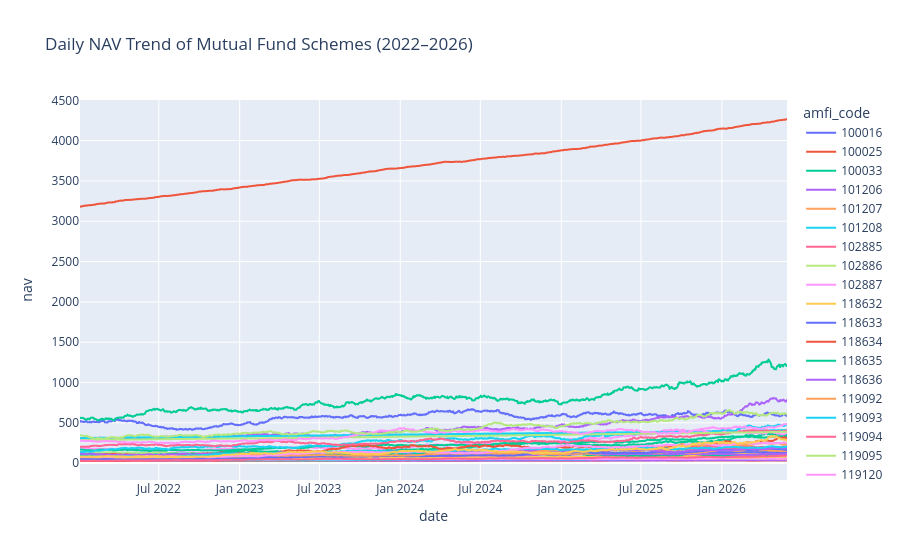

Source (notebook cell):
### Code cell
import plotly.express as px

fig = px.line(
    nav,
    x="date",
    y="nav",
    color="amfi_code",
    title="Daily NAV Trend of Mutual Fund Schemes (2022–2026)"
)

fig.show()

### Figure 1 — Plotly figure (JSON) as saved in the notebook; plotly's stock layout.template omitted (floating-point values rounded to 4 significant figures; data arrays with more than 128 entries replaced by an {"elided": "..."} marker saying what was removed)
{"data": [{"hovertemplate": "amfi_code=100016<br>date=%{x}<br>nav=%{y}<extra></extra>", "legendgroup": "100016", "line": {"color": "#636efa", "dash": "solid"}, "marker": {"symbol": "circle"}, "mode": "lines", "name": "100016", "showlegend": true, "type": "scattergl", "x": {"elided": "1150 str values"}, "xaxis": "x", "y": {"elided": "1150 float values"}, "yaxis": "y"}, {"hovertemplate": "amfi_code=100025<br>date=%{x}<br>nav=%{y}<extra></extra>", "legendgroup": "100025", "line": {"color": "#EF553B", "dash": "solid"}, "marker": {"symbol": "circle"}, "mode": "lines", "name": "100025", "showlegend": true, "type": "scattergl", "x": {"elided": "1150 str values"}, "xaxis": "x", "y": {"elided": "1150 float values"}, "yaxis": "y"}, {"hovertemplate": "amfi_code=100033<br>date=%{x}<br>nav=%{y}<extra></extra>", "legendgroup": "100033", "line": {"color": "#00cc96", "dash": "solid"}, "marker": {"symbol": "circle"}, "mode": "lines", "name": "100033", "showlegend": true, "type": "scattergl", "x": {"elided": "1150 str values"}, "xaxis": "x", "y": {"elided": "1150 float values"}, "yaxis": "y"}, {"hovertemplate": "amfi_code=101206<br>date=%{x}<br>nav=%{y}<extra></extra>", "legendgroup": "101206", "line": {"color": "#ab63fa", "dash": "solid"}, "marker": {"symbol": "circle"}, "mode": "lines", "name": "101206", "showlegend": true, "type": "scattergl", "x": {"elided": "1150 str values"}, "xaxis": "x", "y": {"elided": "1150 float values"}, "yaxis": "y"}, {"hovertemplate": "amfi_code=101207<br>date=%{x}<br>nav=%{y}<extra></extra>", "legendgroup": "101207", "line": {"color": "#FFA15A", "dash": "solid"}, "marker": {"symbol": "circle"}, "mode": "lines", "name": "101207", "showlegend": true, "type": "scattergl", "x": {"elided": "1150 str values"}, "xaxis": "x", "y": {"elided": "1150 float values"}, "yaxis": "y"}, {"hovertemplate": "amfi_code=101208<br>date=%{x}<br>nav=%{y}<extra></extra>", "legendgroup": "101208", "line": {"color": "#19d3f3", "dash": "solid"}, "marker": {"symbol": "circle"}, "mode": "lines", "name": "101208", "showlegend": true, "type": "scattergl", "x": {"elided": "1150 str values"}, "xaxis": "x", "y": {"elided": "1150 float values"}, "yaxis": "y"}, {"hovertemplate": "amfi_code=102885<br>date=%{x}<br>nav=%{y}<extra></extra>", "legendgroup": "102885", "line": {"color": "#FF6692", "dash": "solid"}, "marker": {"symbol": "circle"}, "mode": "lines", "name": "102885", "showlegend": true, "type": "scattergl", "x": {"elided": "1150 str values"}, "xaxis": "x", "y": {"elided": "1150 float values"}, "yaxis": "y"}, {"hovertemplate": "amfi_code=102886<br>date=%{x}<br>nav=%{y}<extra></extra>", "legendgroup": "102886", "line": {"color": "#B6E880", "dash": "solid"}, "marker": {"symbol": "circle"}, "mode": "lines", "name": "102886", "showlegend": true, "type": "scattergl", "x": {"elided": "1150 str values"}, "xaxis": "x", "y": {"elided": "1150 float values"}, "yaxis": "y"}, {"hovertemplate": "amfi_code=102887<br>date=%{x}<br>nav=%{y}<extra></extra>", "legendgroup": "102887", "line": {"color": "#FF97FF", "dash": "solid"}, "marker": {"symbol": "circle"}, "mode": "lines", "name": "102887", "showlegend": true, "type": "scattergl", "x": {"elided": "1150 str values"}, "xaxis": "x", "y": {"elided": "1150 float values"}, "yaxis": "y"}, {"hovertemplate": "amfi_code=118632<br>date=%{x}<br>nav=%{y}<extra></extra>", "legendgroup": "118632", "line": {"color": "#FECB52", "dash": "solid"}, "marker": {"symbol": "circle"}, "mode": "lines", "name": "118632", "showlegend": true, "type": "scattergl", "x": {"elided": "1150 str values"}, "xaxis": "x", "y": {"elided": "1150 float values"}, "yaxis": "y"}, {"hovertemplate": "amfi_code=118633<br>date=%{x}<br>nav=%{y}<extra></extra>", "legendgroup": "118633", "line": {"color": "#636efa", "dash": "solid"}, "marker": {"symbol": "circle"}, "mode": "lines", "name": "118633", "showlegend": true, "type": "scattergl", "x": {"elided": "1150 str values"}, "xaxis": "x", "y": {"elided": "1150 float values"}, "yaxis": "y"}, {"hovertemplate": "amfi_code=118634<br>date=%{x}<br>nav=%{y}<extra></extra>", "legendgroup": "118634", "line": {"color": "#EF553B", "dash": "solid"}, "marker": {"symbol": "circle"}, "mode": "lines", "name": "118634", "showlegend": true, "type": "scattergl", "x": {"elided": "1150 str values"}, "xaxis": "x", "y": {"elided": "1150 float values"}, "yaxis": "y"}, {"hovertemplate": "amfi_code=118635<br>date=%{x}<br>nav=%{y}<extra></extra>", "legendgroup": "118635", "line": {"color": "#00cc96", "dash": "solid"}, "marker": {"symbol": "circle"}, "mode": "lines", "name": "118635", "showlegend": true, "type": "scattergl", "x": {"elided": "1150 str values"}, "xaxis": "x", "y": {"elided": "1150 float values"}, "yaxis": "y"}, {"hovertemplate": "amfi_code=118636<br>date=%{x}<br>nav=%{y}<extra></extra>", "legendgroup": "118636", "line": {"color": "#ab63fa", "dash": "solid"}, "marker": {"symbol": "circle"}, "mode": "lines", "name": "118636", "showlegend": true, "type": "scattergl", "x": {"elided": "1150 str values"}, "xaxis": "x", "y": {"elided": "1150 float values"}, "yaxis": "y"}, {"hovertemplate": "amfi_code=119092<br>date=%{x}<br>nav=%{y}<extra></extra>", "legendgroup": "119092", "line": {"color": "#FFA15A", "dash": "solid"}, "marker": {"symbol": "circle"}, "mode": "lines", "name": "119092", "showlegend": true, "type": "scattergl", "x": {"elided": "1150 str values"}, "xaxis": "x", "y": {"elided": "1150 float values"}, "yaxis": "y"}, {"hovertemplate": "amfi_code=119093<br>date=%{x}<br>nav=%{y}<extra></extra>", "legendgroup": "119093", "line": {"color": "#19d3f3", "dash": "solid"}, "marker": {"symbol": "circle"}, "mode": "lines", "name": "119093", "showlegend": true, "type": "scattergl", "x": {"elided": "1150 str values"}, "xaxis": "x", "y": {"elided": "1150 float values"}, "yaxis": "y"}, {"hovertemplate": "amfi_code=119094<br>date=%{x}<br>nav=%{y}<extra></extra>", "legendgroup": "119094", "line": {"color": "#FF6692", "dash": "solid"}, "marker": {"symbol": "circle"}, "mode": "lines", "name": "119094", "showlegend": true, "type": "scattergl", "x": {"elided": "1150 str values"}, "xaxis": "x", "y": {"elided": "1150 float values"}, "yaxis": "y"}, {"hovertemplate": "amfi_code=119095<br>date=%{x}<br>nav=%{y}<extra></extra>", "legendgroup": "119095", "line": {"color": "#B6E880", "dash": "solid"}, "marker": {"symbol": "circle"}, "mode": "lines", "name": "119095", "showlegend": true, "type": "scattergl", "x": {"elided": "1150 str values"}, "xaxis": "x", "y": {"elided": "1150 float values"}, "yaxis": "y"}, {"hovertemplate": "amfi_code=119120<br>date=%{x}<br>nav=%{y}<extra></extra>", "legendgroup": "119120", "line": {"color": "#FF97FF", "dash": "solid"}, "marker": {"symbol": "circle"}, "mode": "lines", "name": "119120", "showlegend": true, "type": "scattergl", "x": {"elided": "1150 str values"}, "xaxis": "x", "y": {"elided": "1150 float values"}, "yaxis": "y"}, {"hovertemplate": "amfi_code=119551<br>date=%{x}<br>nav=%{y}<extra></extra>", "legendgroup": "119551", "line": {"color": "#FECB52", "dash": "solid"}, "marker": {"symbol": "circle"}, "mode": "lines", "name": "119551", "showlegend": true, "type": "scattergl", "x": {"elided": "1150 str values"}, "xaxis": "x", "y": {"elided": "1150 float values"}, "yaxis": "y"}, {"hovertemplate": "amfi_code=119552<br>date=%{x}<br>nav=%{y}<extra></extra>", "legendgroup": "119552", "line": {"color": "#636efa", "dash": "solid"}, "marker": {"symbol": "circle"}, "mode": "lines", "name": "119552", "showlegend": true, "type": "scattergl", "x": {"elided": "1150 str values"}, "xaxis": "x", "y": {"elided": "1150 float values"}, "yaxis": "y"}, {"hovertemplate": "amfi_code=119598<br>date=%{x}<br>nav=%{y}<extra></extra>", "legendgroup": "119598", "line": {"color": "#EF553B", "dash": "solid"}, "marker": {"symbol": "circle"}, "mode": "lines", "name": "119598", "showlegend": true, "type": "scattergl", "x": {"elided": "1150 str values"}, "xaxis": "x", "y": {"elided": "1150 float values"}, "yaxis": "y"}, {"hovertemplate": "amfi_code=119599<br>date=%{x}<br>nav=%{y}<extra></extra>", "legendgroup": "119599", "line": {"color": "#00cc96", "dash": "solid"}, "marker": {"symbol": "circle"}, "mode": "lines", "name": "119599", "showlegend": true, "type": "scattergl", "x": {"elided": "1150 str values"}, "xaxis": "x", "y": {"elided": "1150 float values"}, "yaxis": "y"}, {"hovertemplate": "amfi_code=120503<br>date=%{x}<br>nav=%{y}<extra></extra>", "legendgroup": "120503", "line": {"color": "#ab63fa", "dash": "solid"}, "marker": {"symbol": "circle"}, "mode": "lines", "name": "120503", "showlegend": true, "type": "scattergl", "x": {"elided": "1150 str values"}, "xaxis": "x", "y": {"elided": "1150 float values"}, "yaxis": "y"}, {"hovertemplate": "amfi_code=120504<br>date=%{x}<br>nav=%{y}<extra></extra>", "legendgroup": "120504", "line": {"color": "#FFA15A", "dash": "solid"}, "marker": {"symbol": "circle"}, "mode": "lines", "name": "120504", "showlegend": true, "type": "scattergl", "x": {"elided": "1150 str values"}, "xaxis": "x", "y": {"elided": "1150 float values"}, "yaxis": "y"}, {"hovertemplate": "amfi_code=120505<br>date=%{x}<br>nav=%{y}<extra></extra>", "legendgroup": "120505", "line": {"color": "#19d3f3", "dash": "solid"}, "marker": {"symbol": "circle"}, "mode": "lines", "name": "120505", "showlegend": true, "type": "scattergl", "x": {"elided": "1150 str values"}, "xaxis": "x", "y": {"elided": "1150 float values"}, "yaxis": "y"}, {"hovertemplate": "amfi_code=120506<br>date=%{x}<br>nav=%{y}<extra></extra>", "legendgroup": "120506", "line": {"color": "#FF6692", "dash": "solid"}, "marker": {"symbol": "circle"}, "mode": "lines", "name": "120506", "showlegend": true, "type": "scattergl", "x": {"elided": "1150 str values"}, "xaxis": "x", "y": {"elided": "1150 float values"}, "yaxis": "y"}, {"hovertemplate": "amfi_code=120507<br>date=%{x}<br>nav=%{y}<extra></extra>", "legendgroup": "120507", "line": {"color": "#B6E880", "dash": "solid"}, "marker": {"symbol": "circle"}, "mode": "lines", "name": "120507", "showlegend": true, "type": "scattergl", "x": {"elided": "1150 str values"}, "xaxis": "x", "y": {"elided": "1150 float values"}, "yaxis": "y"}, {"hovertemplate": "amfi_code=120841<br>date=%{x}<br>nav=%{y}<extra></extra>", "legendgroup": "120841", "line": {"color": "#FF97FF", "dash": "solid"}, "marker": {"symbol": "circle"}, "mode": "lines", "name": "120841", "showlegend": true, "type": "scattergl", "x": {"elided": "1150 str values"}, "xaxis": "x", "y": {"elided": "1150 float values"}, "yaxis": "y"}, {"hovertemplate": "amfi_code=120842<br>date=%{x}<br>nav=%{y}<extra></extra>", "legendgroup": "120842", "line": {"color": "#FECB52", "dash": "solid"}, "marker": {"symbol": "circle"}, "mode": "lines", "name": "120842", "showlegend": true, "type": "scattergl", "x": {"elided": "1150 str values"}, "xaxis": "x", "y": {"elided": "1150 float values"}, "yaxis": "y"}, {"hovertemplate": "amfi_code=120843<br>date=%{x}<br>nav=%{y}<extra></extra>", "legendgroup": "120843", "line": {"color": "#636efa", "dash": "solid"}, "marker": {"symbol": "circle"}, "mode": "lines", "name": "120843", "showlegend": true, "type": "scattergl", "x": {"elided": "1150 str values"}, "xaxis": "x", "y": {"elided": "1150 float values"}, "yaxis": "y"}, {"hovertemplate": "amfi_code=120844<br>date=%{x}<br>nav=%{y}<extra></extra>", "legendgroup": "120844", "line": {"color": "#EF553B", "dash": "solid"}, "marker": {"symbol": "circle"}, "mode": "lines", "name": "120844", "showlegend": true, "type": "scattergl", "x": {"elided": "1150 str values"}, "xaxis": "x", "y": {"elided": "1150 float values"}, "yaxis": "y"}, {"hovertemplate": "amfi_code=125497<br>date=%{x}<br>nav=%{y}<extra></extra>", "legendgroup": "125497", "line": {"color": "#00cc96", "dash": "solid"}, "marker": {"symbol": "circle"}, "mode": "lines", "name": "125497", "showlegend": true, "type": "scattergl", "x": {"elided": "1150 str values"}, "xaxis": "x", "y": {"elided": "1150 float values"}, "yaxis": "y"}, {"hovertemplate": "amfi_code=125498<br>date=%{x}<br>nav=%{y}<extra></extra>", "legendgroup": "125498", "line": {"color": "#ab63fa", "dash": "solid"}, "marker": {"symbol": "circle"}, "mode": "lines", "name": "125498", "showlegend": true, "type": "scattergl", "x": {"elided": "1150 str values"}, "xaxis": "x", "y": {"elided": "1150 float values"}, "yaxis": "y"}, {"hovertemplate": "amfi_code=148567<br>date=%{x}<br>nav=%{y}<extra></extra>", "legendgroup": "148567", "line": {"color": "#FFA15A", "dash": "solid"}, "marker": {"symbol": "circle"}, "mode": "lines", "name": "148567", "showlegend": true, "type": "scattergl", "x": {"elided": "1150 str values"}, "xaxis": "x", "y": {"elided": "1150 float values"}, "yaxis": "y"}, {"hovertemplate": "amfi_code=148568<br>date=%{x}<br>nav=%{y}<extra></extra>", "legendgroup": "148568", "line": {"color": "#19d3f3", "dash": "solid"}, "marker": {"symbol": "circle"}, "mode": "lines", "name": "148568", "showlegend": true, "type": "scattergl", "x": {"elided": "1150 str values"}, "xaxis": "x", "y": {"elided": "1150 float values"}, "yaxis": "y"}, {"hovertemplate": "amfi_code=148569<br>date=%{x}<br>nav=%{y}<extra></extra>", "legendgroup": "148569", "line": {"color": "#FF6692", "dash": "solid"}, "marker": {"symbol": "circle"}, "mode": "lines", "name": "148569", "showlegend": true, "type": "scattergl", "x": {"elided": "1150 str values"}, "xaxis": "x", "y": {"elided": "1150 float values"}, "yaxis": "y"}, {"hovertemplate": "amfi_code=149322<br>date=%{x}<br>nav=%{y}<extra></extra>", "legendgroup": "149322", "line": {"color": "#B6E880", "dash": "solid"}, "marker": {"symbol": "circle"}, "mode": "lines", "name": "149322", "showlegend": true, "type": "scattergl", "x": {"elided": "1150 str values"}, "xaxis": "x", "y": {"elided": "1150 float values"}, "yaxis": "y"}, {"hovertemplate": "amfi_code=149323<br>date=%{x}<br>nav=%{y}<extra></extra>", "legendgroup": "149323", "line": {"color": "#FF97FF", "dash": "solid"}, "marker": {"symbol": "circle"}, "mode": "lines", "name": "149323", "showlegend": true, "type": "scattergl", "x": {"elided": "1150 str values"}, "xaxis": "x", "y": {"elided": "1150 float values"}, "yaxis": "y"}, {"hovertemplate": "amfi_code=149324<br>date=%{x}<br>nav=%{y}<extra></extra>", "legendgroup": "149324", "line": {"color": "#FECB52", "dash": "solid"}, "marker": {"symbol": "circle"}, "mode": "lines", "name": "149324", "showlegend": true, "type": "scattergl", "x": {"elided": "1150 str values"}, "xaxis": "x", "y": {"elided": "1150 float values"}, "yaxis": "y"}], "layout": {"legend": {"title": {"text": "amfi_code"}, "tracegroupgap": 0}, "title": {"text": "Daily NAV Trend of Mutual Fund Schemes (2022–2026)"}, "xaxis": {"anchor": "y", "domain": [0, 1], "title": {"text": "date"}}, "yaxis": {"anchor": "x", "domain": [0, 1], "title": {"text": "nav"}}}}
